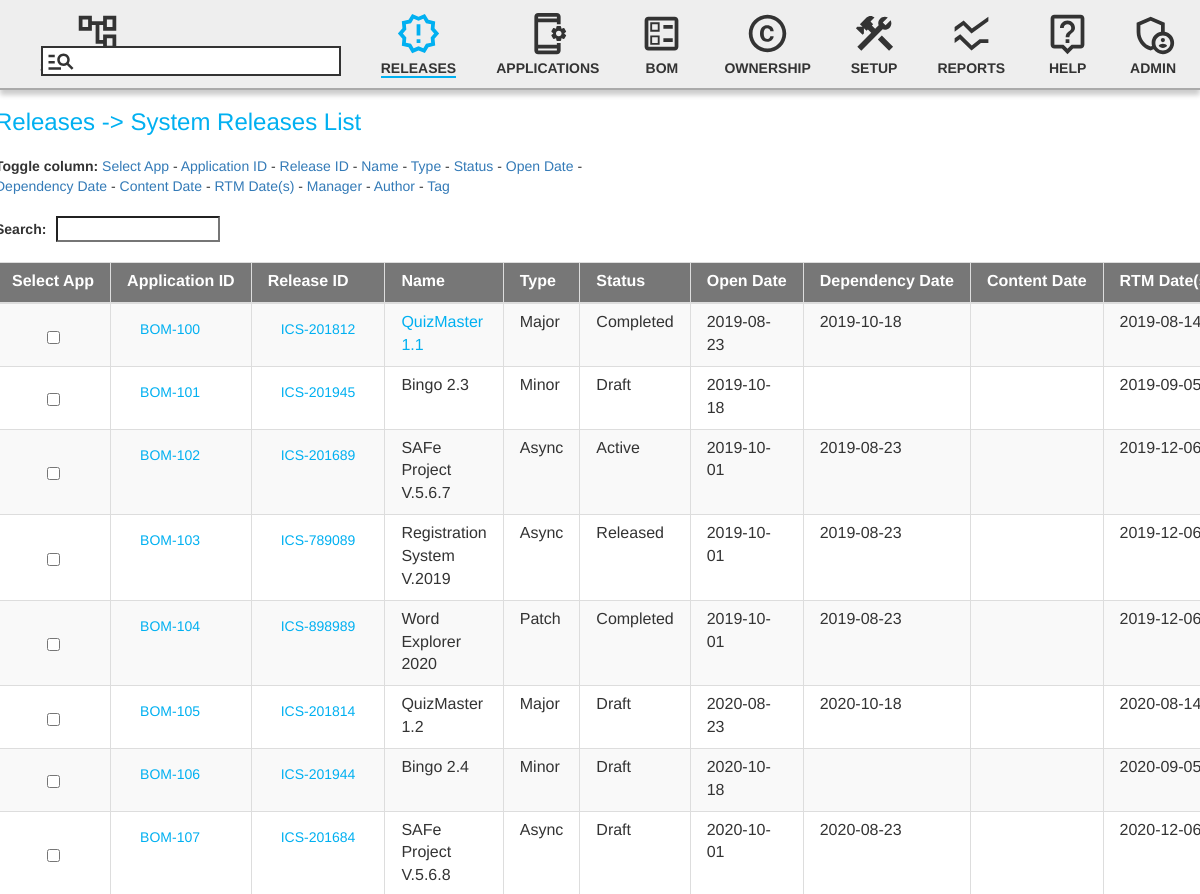
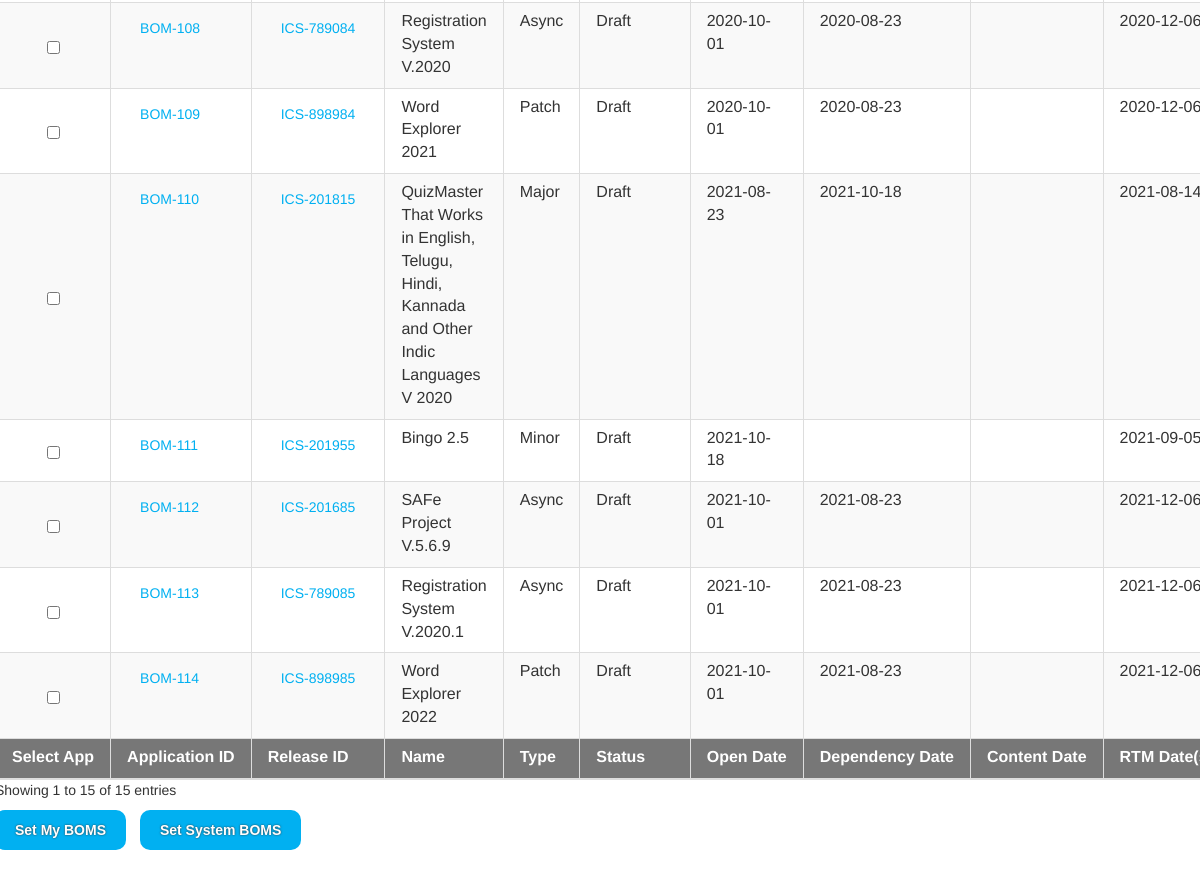
The page /src/components/pages/releases/releases_releases_list.php (signed in) on the database its author committed (2 pictures, top to bottom).
### tables this page shows
CREATE TABLE `releases` (
  `id` varchar(10) NOT NULL,
  `name` varchar(89) DEFAULT NULL,
  `type` varchar(6) DEFAULT NULL,
  `status` varchar(9) DEFAULT NULL,
  `open_date` varchar(10) DEFAULT NULL,
  `dependency_date` varchar(10) DEFAULT NULL,
  `freeze_date` date DEFAULT NULL,
  `content_date` varchar(10) DEFAULT NULL,
  `rtm_date` varchar(10) DEFAULT NULL,
  `manager` varchar(14) DEFAULT NULL,
  `author` varchar(15) DEFAULT NULL,
  `app_id` varchar(7) DEFAULT NULL,
  `tag` varchar(100) NOT NULL
);

### src/components/_shared/pathVariables.php (called while the page is built, shortened)
<?php
  if( !isset( $nav_selected ) ) {
    $nav_selected = $autoFocus = $indexPath = '';
    $tabTitle = 'Software BOM (SBOM)';
    $assetsPath = 'src/assets/';
    $componentsPath = 'src/components/';
  } else {
    $indexPath = '../../../../';
    $componentsPath = '../../';
    if( $nav_selected !== 'SEARCH' ) {
      $autoFocus = '';
    }
  }
?>

### src/components/_shared/functions.php (called while the page is built, shortened)
<?php
    function checkSelectedTab( $tab ) {
        if( $tab === $GLOBALS['nav_selected'] ) {
            return 'current-page';
        }
        return '';
    }
    function checkSelectedLink( $tab, $path ) {
        if( $GLOBALS['nav_selected'] !== $tab ) {
            return $path;
        }
        return '#';
    }
?>

### src/components/pages/releases/releases_releases_list.php (the view, shortened to what this page needs)
<?php
  $nav_selected = "RELEASES";
  include('../../../../index.php');
  global $db;
  $cookie_name = 'preference';
?>
<div id="releases" class="wrap">
  <h3>Releases -> System Releases List</h3>
  <p>
    <b> Toggle column: </b>
    <a class="toggle-vis" data-column="0">Select App</a> -
    <a class="toggle-vis" data-column="1">Application ID</a> -
    <a class="toggle-vis" data-column="2">Release ID</a> -
    <a class="toggle-vis" data-column="3">Name</a> -
    <a class="toggle-vis" data-column="4">Type</a> -
    <a class="toggle-vis" data-column="5">Status</a> -
    <a class="toggle-vis" data-column="6">Open Date</a> -
    <br />
    <a class="toggle-vis" data-column="7">Dependency Date</a> -
    <a class="toggle-vis" data-column="8">Content Date</a> -
    <a class="toggle-vis" data-column="9">RTM Date(s)</a> -
    <a class="toggle-vis" data-column="10">Manager</a> -
    <a class="toggle-vis" data-column="11">Author</a> -
    <a class="toggle-vis" data-column="12">Tag</a>
  </p>
  <form id='app-form' name='app-form' method='post' action=''>
    <table id="info" class="table table-striped table-bordered">
      <thead>
        <tr id="table-first-row">
          <th>Select App</th>
          <th>Application ID</th>
          <th>Release ID</th>
          <th>Name</th>
          <th>Type</th>
          <th>Status</th>
          <th>Open Date</th>
          <th>Dependency Date</th>
          <th>Content Date</th>
          <th>RTM Date(s)</th>
        </tr>
      </thead>
      <tbody>
        <?php
          $sql = "SELECT * from releases ORDER BY rtm_date ASC;";
          $result = $db->query($sql);
          if ($result->num_rows > 0) {
            while($row = $result->fetch_assoc()) {
              echo '<tr>';
              $appName = str_replace(' ', '', $row["name"]);
              $sql2 = "SELECT DISTINCT app_id as appID FROM (select distinct concat(TRIM(app_name),
                TRIM(app_version)) as name, app_id from sbom ) as subquery where name ='".$appName."' Limit 1;";
              $result2 = $db->query($sql2);
              if(isset($_COOKIE[$cookie_name])) {
                if (in_array($row['app_id'], $cookie_arr, true)) {
                  echo "<td><input type='checkbox' name='app[]' value='".$row['app_id']."' checked></td>";
                }else {
                  echo "<td><input type='checkbox' name='app[]' value='".$row['app_id']."'></td>";
                }
              }
              else {
                echo "<td><input type='checkbox' name='app[]' value='".$row['app_id']."'></td>";
              }
              echo '<td><a class="btn" href="../bom/bom_sbom_tree_v2.php?id='.$row["app_id"].'">'.$row["app_id"].' </a> </td>';
              echo '<td><a class="btn" href="../bom/bom_sbom_tree_v2.php?id='.$row["app_id"].'">'.$row["id"].' </a> </td>';
              if ($result2->num_rows > 0) {
                while($row2 = $result2->fetch_assoc()) {
                  $id = $row2["appID"];
                }
                echo '<td><a href="../bom/bom_sbom_tree_v2.php?id='.$id.'">'.$row["name"].' </a> </span> </td>';
              }
              else {
                echo '<td>'.$row["name"].' </span> </td>';
              }
              echo '<td>'.$row["type"].'</td>
                <td>'.$row["status"].'</td>
                <td>'.$row["open_date"].' </span> </td>
                <td>'.$row["dependency_date"].'</td>
                <td>'.$row["freeze_date"].'</td>
                <td>'.$row["rtm_date"].' </span> </td>
                <td>'.$row["manager"].' </span> </td>
                <td>'.$row["author"].' </span> </td>
                <td>'.$row["tag"].' </span> </td>';
              echo '</tr>';
            }
          }
        ?>
      </tbody>
      <thead>
        <tr>
          <th>Select App</th>
          <th>Application ID</th>
          <th>Release ID</th>
          <th>Name</th>
          <th>Type</th>
          <th>Status</th>
          <th>Open Date</th>
          <th>Dependency Date</th>
          <th>Content Date</th>
          <th>RTM Date(s)</th>
        </tr>
      </thead>
    </table>
    <button type='submit' name='save' value='submit'>Set My BOMS</button>
    <button type='submit' name='saveScope' value='submit'>Set System BOMS</button>
  </form>
</div>

### src/components/_shared/scripts.php (shortened to what this page needs)
<link rel="stylesheet" href="https://cdnjs.cloudflare.com/ajax/libs/jquery-treetable/3.2.0/css/jquery.treetable.theme.default.css" />
<link rel="stylesheet" href="https://maxcdn.bootstrapcdn.com/bootstrap/3.3.7/css/bootstrap.min.css">
<link rel="stylesheet" type="text/css" href="https://cdn.datatables.net/buttons/1.6.1/css/buttons.dataTables.css" />

### src/components/_shared/stylesheets.php (shortened to what this page needs)
<head>
    <?php
        echo '<link rel="stylesheet" href="'.$componentsPath.'_shared/styles/_variables.css">';
        echo '<link rel="stylesheet" href="'.$componentsPath.'app.css">';
        echo '<link rel="stylesheet" href="'.$componentsPath.'header/header.css">';
        echo '<link rel="stylesheet" href="'.$componentsPath.'_shared/styles/form.css">';
        echo '<link rel="stylesheet" href="'.$componentsPath.'_shared/styles/table.css">';
        echo '<link rel="stylesheet" href="'.$componentsPath.'_shared/styles/left_menu.css">';
        echo '<link rel="stylesheet" href="'.$componentsPath.'pages/pages.css">';
        echo '<link rel="stylesheet" href="'.$componentsPath.'pages/bom/tree.css">';
        echo '<link rel="stylesheet" href="'.$componentsPath.'pages/login/login.css">';
        echo '<link rel="stylesheet" href="'.$componentsPath.'pages/releases/releases.css">';
    ?>
</head>

### src/components/header/header.php (shortened to what this page needs)
<ul id="HEADER">
    <?php
        echo
            '<a href="'.checkSelectedLink( "", $indexPath.'index.php' ).'">
                <li class="logo '.checkSelectedTab( "" ).'">';
        echo '
                    <h1> SOFTWARE BOM </h1>
                </li>
            </a>';
    ?>
    <span class="links">
        <?php
            echo
                '<li class="search '.checkSelectedTab( "SEARCH" ).'" tabindex="0">
                    <form action="'.$componentsPath.'pages/search/search.php" method="POST">
                        <input name="searchVal" '.$autoFocus.' />';
            echo
                    '</form>
                </li>';
            echo
                '<a href="'.checkSelectedLink( "RELEASES", $componentsPath.'pages/releases/releases_releases_list.php' ).'">
                    <li class="'.checkSelectedTab( "RELEASES" ).'">';
            echo
                        '<h2> RELEASES </h2>
                    </li>
                </a>';
            echo
                '<a href="'.checkSelectedLink( "APPLICATIONS", $componentsPath.'pages/applications/app_page.php' ).'">
                    <li class="'.checkSelectedTab( "APPLICATIONS" ).'">';
            echo
                        '<h2> APPLICATIONS </h2>
                    </li>
                </a>';
            echo
                '<a href="'.checkSelectedLink( "BOM", $componentsPath.'pages/bom/bom_sbom_list.php' ).'">
                    <li class="'.checkSelectedTab( "BOM" ).'">';
            echo
                        '<h2> BOM </h2>
                    </li>
                </a>';
            echo
                '<a href="'.checkSelectedLink( "OWNERSHIP", $componentsPath.'pages/ownership/ownership.php' ).'">
                    <li class="'.checkSelectedTab( "OWNERSHIP" ).'">';
            echo
                        '<h2> OWNERSHIP </h2>
                    </li>
                </a>';
            echo
                '<a href="'.checkSelectedLink( "SETUP", $componentsPath.'pages/setup/setup_system_preference.php' ).'">
                    <li class="'.checkSelectedTab( "SETUP" ).'">';
            echo
                        '<h2> SETUP </h2>
                    </li>
                </a>';
            echo
                '<a href="'.checkSelectedLink( "REPORTS", $componentsPath.'pages/reports/reports_location.php' ).'">
                    <li class="'.checkSelectedTab( "REPORTS" ).'">';
            echo
                        '<h2> REPORTS </h2>
                    </li>
                </a>';
            echo
                '<a href="'.checkSelectedLink( "HELP", $componentsPath.'pages/help/help_process.php' ).'">
                    <li class="'.checkSelectedTab( "HELP" ).'">';
            echo
                        '<h2> HELP </h2>
                    </li>
                </a>';
            if( isset( $_SESSION['admin'] ) ) {
                echo
                    '<a href="'.checkSelectedLink( "ADMIN", $componentsPath.'pages/admin/admin_bom_backup.php' ).'">
                        <li class="'.checkSelectedTab( "ADMIN" ).'">';
                echo
                            '<h2> ADMIN </h2>
                        </li>
                    </a>';
            }
        ?>
    </span>
</ul>

### index.php (shortened to what this page needs)
<?php
  include "src/components/_shared/pathVariables.php";
  include "src/components/_shared/functions.php";
  include "src/components/_shared/scripts.php";
  include "src/components/_shared/stylesheets.php";
  include "src/components/header/header.php";
?>
<!DOCTYPE html>
<html>
  <body>
    <div id="root"></div>
  </body>
</html>

### src/components/_shared/styles/_variables.css (style rules this page uses)
:root { --color-white: #eee; --color-black: #333; --color-grey: #ccc; --color-dark-grey: #aaa; --color-blue: #01B0F1; --window-width: 1250px; --color-foreground: var( --color-white ); --color-background: var( --color-grey ); --color-border: var( --color-dark-grey ); --color-page-title: var( --color-blue ); --color-tab-selected: var( --color-blue ); --color-button: var( --color-blue ); --color-button-text: var( --color-white ); --color-shadow: var( --color-grey ); --color-dark-shadow: var( --color-dark-grey ); }

### src/components/app.css (style rules this page uses)
html { background-color: var( --color-background ); height: max( 100%, 100vh ); }
body { position: relative; overflow-y: scroll; overflow-x: hidden; width: var( --window-width ); left: calc( 50% - var( --window-width )/2 ); padding: 20px; font-family: "Helvetica", Arial, sans-serif; text-rendering: geometricPrecision; }
h1, h2, h3, h4, h5, h6, p { margin: 0; padding: 0; }

### src/components/header/header.css (style rules this page uses)
:root { --search-height: 30px; --search-width: 300px; }
#HEADER { user-select: none; display: flex; justify-content: space-between; position: fixed; top: 0; left: 0; width: 100vw; height: 90px; padding: 10px 40px; background-color: var( --color-foreground ); box-shadow: 0 5px 5px var( --color-shadow ); border-bottom: 2px solid var( --color-border ); z-index: 10; }
#HEADER a { text-decoration: none; color: var( --color-black ); }
#HEADER .search { display: flex; align-items: end; }
#HEADER .search form { margin: 0; }
#HEADER .search input { width: var( --search-width ); height: var( --search-height ); padding: 0 10px 0 calc( var( --search-height ) + 10px ); border: 2px solid var( --color-black ); outline: none; }
#HEADER .search svg { position: absolute; bottom: 12px; margin: 0 5px; height: var( --search-height ); }
#HEADER h1, #HEADER h2 { text-align: center; font-weight: bold; white-space: nowrap; font-size: 14px; margin: 0; }
#HEADER .links, #HEADER .logo { list-style: none; width: fit-content; }
#HEADER img, #HEADER svg { display: flex; justify-content: space-between; margin: 0 auto 5px; height: 45px; fill: var( --color-black ); }
#HEADER li { border-bottom: 2px solid transparent; }
#HEADER .links { display: flex; justify-content: end; align-items: end; column-gap: 40px; row-gap: 20px; width: 100%; }
#HEADER .current-page { cursor: default; border-bottom: 2px solid var( --color-tab-selected ); }
#HEADER .current-page svg { fill: var( --color-tab-selected ); }

### src/components/_shared/styles/form.css (style rules this page uses)
#app-form a, #app-form a.btn { color: var( --color-tab-selected ); }
form button, label.form-btn, #info_paginate .paginate_button.next, #info_paginate .paginate_button.previous, #info_paginate .paginate_button { cursor: pointer; text-decoration: none; color: #fff !important; background: var( --color-button ) !important; border: none !important; box-shadow: none !important; margin-bottom: 1rem; border-radius: 10px !important; padding: 1rem 2rem !important; outline: none !important; font-weight: bold; text-shadow: 0 0 2px var( --color-black ) !important; }
form button + button, form + form button, form input + button { font-weight: bold !important; margin-left: 10px; }

### src/components/_shared/styles/table.css (style rules this page uses)
.table-container table { overflow: hidden; }
.table-container table { width: unset !important; table-layout: fixed; margin: 0; }
table th, table td { padding: 8px 16px !important; white-space: wrap; }
table th { white-space: nowrap; background: #777; width: unset !important; color: #fff; }

### src/components/_shared/styles/left_menu.css (style rules this page uses)
:root { --animation-timing: .1s; --animation-timing-active: .05s; }

### src/components/pages/pages.css (style rules this page uses)
#root { position: absolute; top: 0; margin-left: -20px; height: max( 100vh, 100% ); width: var( --window-width ); background-color: #fff; box-shadow: 5px 0 10px var( --color-dark-shadow ), -5px 0 10px var( --color-dark-shadow ); z-index: -2; }
.wrap { margin-top: 90px; width: calc( var( --window-width ) - 40px ); }
.wrap p, .wrap label { margin-bottom: 20px; }
h3, .right-content h3 { color: var( --color-page-title ); margin-bottom: 20px; margin-top: 0; }
.toggle-vis { cursor: pointer; }

### src/components/pages/releases/releases.css (style rules this page uses)
#releases table td:first-child { text-align: center; vertical-align: middle; }

### rows shown on the page
releases: app "BOM-100", id "ICS-201812", name "QuizMaster 1.1", type "Major", status "Completed", open_date "2019-08-23", dependency_date "2019-10-18", rtm_date "2019-08-14"
releases: app "BOM-101", id "ICS-201945", name "Bingo 2.3", type "Minor", status "Draft", open_date "2019-10-18", rtm_date "2019-09-05"
releases: app "BOM-102", id "ICS-201689", name "SAFe Project V.5.6.7", type "Async", status "Active", open_date "2019-10-01", dependency_date "2019-08-23", rtm_date "2019-12-06"
releases: app "BOM-103", id "ICS-789089", name "Registration System V.2019", type "Async", status "Released", open_date "2019-10-01", dependency_date "2019-08-23", rtm_date "2019-12-06"
releases: app "BOM-104", id "ICS-898989", name "Word Explorer 2020", type "Patch", status "Completed", open_date "2019-10-01", dependency_date "2019-08-23", rtm_date "2019-12-06"
releases: app "BOM-105", id "ICS-201814", name "QuizMaster 1.2", type "Major", status "Draft", open_date "2020-08-23", dependency_date "2020-10-18", rtm_date "2020-08-14"
releases: app "BOM-106", id "ICS-201944", name "Bingo 2.4", type "Minor", status "Draft", open_date "2020-10-18", rtm_date "2020-09-05"
releases: app "BOM-107", id "ICS-201684", name "SAFe Project V.5.6.8", type "Async", status "Draft", open_date "2020-10-01", dependency_date "2020-08-23", rtm_date "2020-12-06"
releases: app "BOM-108", id "ICS-789084", name "Registration System V.2020", type "Async", status "Draft", open_date "2020-10-01", dependency_date "2020-08-23", rtm_date "2020-12-06"
releases: app "BOM-109", id "ICS-898984", name "Word Explorer 2021", type "Patch", status "Draft", open_date "2020-10-01", dependency_date "2020-08-23", rtm_date "2020-12-06"
releases: app "BOM-110", id "ICS-201815", name "QuizMaster That Works in English, Telugu, Hindi, Kannada and Other Indic Languages V 2020", type "Major", status "Draft", open_date "2021-08-23", dependency_date "2021-10-18", rtm_date "2021-08-14"
releases: app "BOM-111", id "ICS-201955", name "Bingo 2.5", type "Minor", status "Draft", open_date "2021-10-18", rtm_date "2021-09-05"
releases: app "BOM-112", id "ICS-201685", name "SAFe Project V.5.6.9", type "Async", status "Draft", open_date "2021-10-01", dependency_date "2021-08-23", rtm_date "2021-12-06"
releases: app "BOM-113", id "ICS-789085", name "Registration System V.2020.1", type "Async", status "Draft", open_date "2021-10-01", dependency_date "2021-08-23", rtm_date "2021-12-06"
releases: app "BOM-114", id "ICS-898985", name "Word Explorer 2022", type "Patch", status "Draft", open_date "2021-10-01", dependency_date "2021-08-23", rtm_date "2021-12-06"
